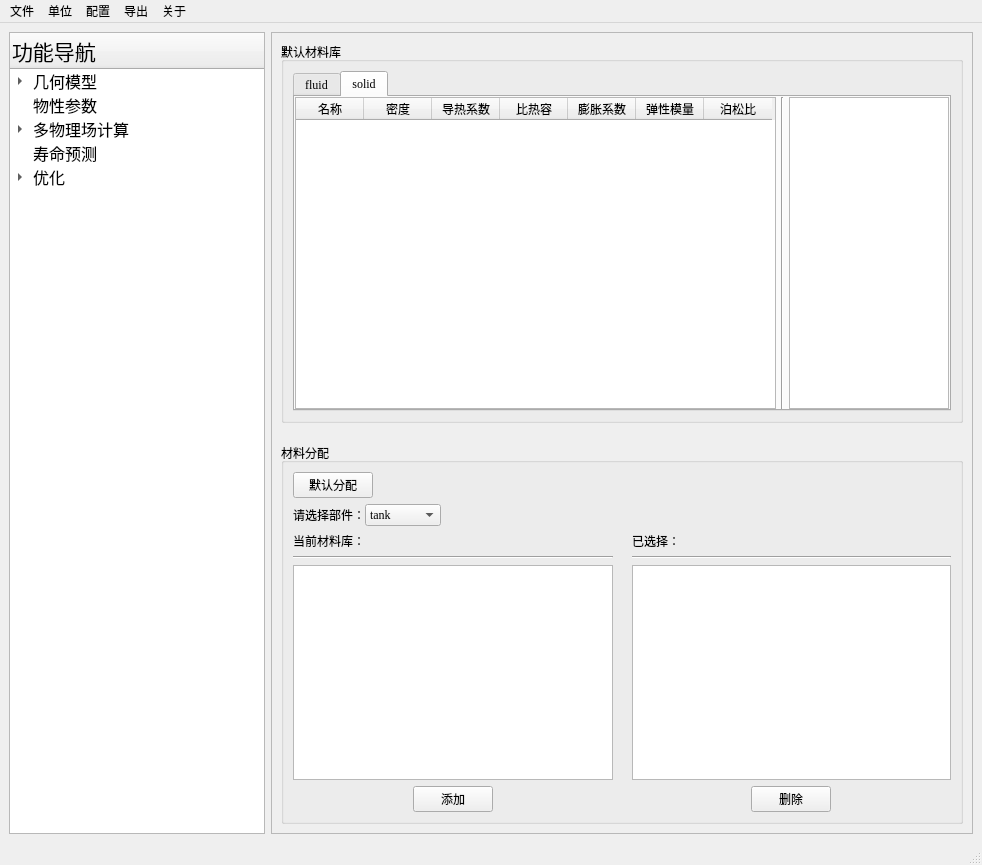
<?xml version="1.0" encoding="UTF-8"?>
<ui version="4.0">
 <class>MainWindow</class>
 <widget class="QMainWindow" name="MainWindow">
  <property name="geometry">
   <rect>
    <x>0</x>
    <y>0</y>
    <width>982</width>
    <height>865</height>
   </rect>
  </property>
  <property name="font">
   <font>
    <family>Times New Roman</family>
    <pointsize>9</pointsize>
   </font>
  </property>
  <property name="windowTitle">
   <string>多物理场计算、优化平台</string>
  </property>
  <property name="windowIcon">
   <iconset>
    <normaloff>resources/icons/geometry.xpm</normaloff>resources/icons/geometry.xpm</iconset>
  </property>
  <property name="tabShape">
   <enum>QTabWidget::Triangular</enum>
  </property>
  <widget class="QWidget" name="centralwidget">
   <layout class="QHBoxLayout" name="horizontalLayout">
    <item>
     <widget class="QTreeWidget" name="tree">
      <property name="sizePolicy">
       <sizepolicy hsizetype="Fixed" vsizetype="Expanding">
        <horstretch>0</horstretch>
        <verstretch>0</verstretch>
       </sizepolicy>
      </property>
      <property name="font">
       <font>
        <family>宋体</family>
        <pointsize>12</pointsize>
       </font>
      </property>
      <property name="mouseTracking">
       <bool>false</bool>
      </property>
      <column>
       <property name="text">
        <string>功能导航</string>
       </property>
       <property name="font">
        <font>
         <pointsize>16</pointsize>
        </font>
       </property>
       <property name="icon">
        <iconset>
         <normaloff>resources/icons/ansys_pdslogo.gif</normaloff>resources/icons/ansys_pdslogo.gif</iconset>
       </property>
      </column>
      <item>
       <property name="text">
        <string>几何模型</string>
       </property>
       <property name="icon">
        <iconset>
         <normaloff>resources/icons/geometry.xpm</normaloff>resources/icons/geometry.xpm</iconset>
       </property>
       <item>
        <property name="text">
         <string>罐体</string>
        </property>
        <property name="icon">
         <iconset>
          <normaloff>resources/icons/tank.png</normaloff>resources/icons/tank.png</iconset>
        </property>
       </item>
       <item>
        <property name="text">
         <string>保温层</string>
        </property>
        <property name="icon">
         <iconset>
          <normaloff>resources/icons/insulation.gif</normaloff>resources/icons/insulation.gif</iconset>
        </property>
       </item>
       <item>
        <property name="text">
         <string>地基</string>
        </property>
        <property name="icon">
         <iconset>
          <normaloff>resources/icons/base.png</normaloff>resources/icons/base.png</iconset>
        </property>
       </item>
      </item>
      <item>
       <property name="text">
        <string>物性参数</string>
       </property>
       <property name="icon">
        <iconset>
         <normaloff>resources/icons/select_mater35.gif</normaloff>resources/icons/select_mater35.gif</iconset>
       </property>
      </item>
      <item>
       <property name="text">
        <string>多物理场计算</string>
       </property>
       <property name="icon">
        <iconset>
         <normaloff>resources/icons/AnsysReportLogo.png</normaloff>resources/icons/AnsysReportLogo.png</iconset>
       </property>
       <item>
        <property name="text">
         <string>网格划分</string>
        </property>
        <property name="icon">
         <iconset>
          <normaloff>resources/icons/mesh.gif</normaloff>resources/icons/mesh.gif</iconset>
        </property>
       </item>
       <item>
        <property name="text">
         <string>物理模型</string>
        </property>
        <property name="icon">
         <iconset>
          <normaloff>resources/icons/temp_load.gif</normaloff>resources/icons/temp_load.gif</iconset>
        </property>
       </item>
       <item>
        <property name="text">
         <string>求解算法及其结果</string>
        </property>
        <property name="icon">
         <iconset>
          <normaloff>resources/icons/result.xpm</normaloff>resources/icons/result.xpm</iconset>
        </property>
       </item>
      </item>
      <item>
       <property name="text">
        <string>寿命预测</string>
       </property>
       <property name="icon">
        <iconset>
         <normaloff>resources/icons/PP_TimeStep35.gif</normaloff>resources/icons/PP_TimeStep35.gif</iconset>
       </property>
      </item>
      <item>
       <property name="text">
        <string>优化</string>
       </property>
       <property name="icon">
        <iconset>
         <normaloff>resources/icons/B_Snap48.gif</normaloff>resources/icons/B_Snap48.gif</iconset>
       </property>
       <item>
        <property name="text">
         <string>定义</string>
        </property>
        <property name="icon">
         <iconset>
          <normaloff>resources/icons/B_ExtendSplit35.gif</normaloff>resources/icons/B_ExtendSplit35.gif</iconset>
        </property>
       </item>
       <item>
        <property name="text">
         <string>优化结果</string>
        </property>
        <property name="icon">
         <iconset>
          <normaloff>resources/icons/B_Regen35.gif</normaloff>resources/icons/B_Regen35.gif</iconset>
        </property>
       </item>
      </item>
     </widget>
    </item>
    <item>
     <widget class="QStackedWidget" name="pages">
      <property name="sizePolicy">
       <sizepolicy hsizetype="Expanding" vsizetype="Expanding">
        <horstretch>0</horstretch>
        <verstretch>0</verstretch>
       </sizepolicy>
      </property>
      <property name="frameShape">
       <enum>QFrame::StyledPanel</enum>
      </property>
      <property name="frameShadow">
       <enum>QFrame::Plain</enum>
      </property>
      <property name="currentIndex">
       <number>3</number>
      </property>
      <widget class="QWidget" name="page_geo1"/>
      <widget class="QWidget" name="page_geo2"/>
      <widget class="QWidget" name="page_geo3"/>
      <widget class="QWidget" name="page_mat">
       <layout class="QVBoxLayout" name="verticalLayout_2">
        <property name="spacing">
         <number>20</number>
        </property>
        <item>
         <widget class="QGroupBox" name="groupBox">
          <property name="title">
           <string>默认材料库</string>
          </property>
          <layout class="QVBoxLayout" name="verticalLayout" stretch="0,0">
           <item>
            <widget class="QTabWidget" name="tab_mat">
             <property name="currentIndex">
              <number>1</number>
             </property>
             <widget class="QWidget" name="tab_fluid">
              <attribute name="title">
               <string>fluid</string>
              </attribute>
              <layout class="QHBoxLayout" name="horizontalLayout_5" stretch="6,0,2">
               <property name="spacing">
                <number>5</number>
               </property>
               <property name="leftMargin">
                <number>0</number>
               </property>
               <property name="topMargin">
                <number>0</number>
               </property>
               <property name="rightMargin">
                <number>0</number>
               </property>
               <property name="bottomMargin">
                <number>0</number>
               </property>
               <item>
                <widget class="QTableWidget" name="table_mat_fluid">
                 <property name="enabled">
                  <bool>true</bool>
                 </property>
                 <property name="sizePolicy">
                  <sizepolicy hsizetype="Expanding" vsizetype="Expanding">
                   <horstretch>0</horstretch>
                   <verstretch>0</verstretch>
                  </sizepolicy>
                 </property>
                 <property name="mouseTracking">
                  <bool>false</bool>
                 </property>
                 <property name="tabletTracking">
                  <bool>false</bool>
                 </property>
                 <property name="autoFillBackground">
                  <bool>false</bool>
                 </property>
                 <property name="editTriggers">
                  <set>QAbstractItemView::NoEditTriggers</set>
                 </property>
                 <property name="textElideMode">
                  <enum>Qt::ElideMiddle</enum>
                 </property>
                 <attribute name="horizontalHeaderVisible">
                  <bool>false</bool>
                 </attribute>
                 <attribute name="horizontalHeaderCascadingSectionResizes">
                  <bool>true</bool>
                 </attribute>
                 <attribute name="horizontalHeaderMinimumSectionSize">
                  <number>32</number>
                 </attribute>
                 <attribute name="horizontalHeaderDefaultSectionSize">
                  <number>95</number>
                 </attribute>
                 <attribute name="horizontalHeaderHighlightSections">
                  <bool>true</bool>
                 </attribute>
                 <attribute name="horizontalHeaderShowSortIndicator" stdset="0">
                  <bool>false</bool>
                 </attribute>
                 <attribute name="horizontalHeaderStretchLastSection">
                  <bool>false</bool>
                 </attribute>
                 <attribute name="verticalHeaderVisible">
                  <bool>false</bool>
                 </attribute>
                 <attribute name="verticalHeaderCascadingSectionResizes">
                  <bool>false</bool>
                 </attribute>
                 <attribute name="verticalHeaderDefaultSectionSize">
                  <number>22</number>
                 </attribute>
                 <attribute name="verticalHeaderHighlightSections">
                  <bool>true</bool>
                 </attribute>
                 <attribute name="verticalHeaderShowSortIndicator" stdset="0">
                  <bool>false</bool>
                 </attribute>
                 <attribute name="verticalHeaderStretchLastSection">
                  <bool>false</bool>
                 </attribute>
                 <column>
                  <property name="text">
                   <string>名称</string>
                  </property>
                 </column>
                 <column>
                  <property name="text">
                   <string notr="true">密度</string>
                  </property>
                  <property name="toolTip">
                   <string notr="true"/>
                  </property>
                  <property name="whatsThis">
                   <string/>
                  </property>
                  <property name="textAlignment">
                   <set>AlignCenter</set>
                  </property>
                 </column>
                 <column>
                  <property name="text">
                   <string>比热容</string>
                  </property>
                  <property name="textAlignment">
                   <set>AlignCenter</set>
                  </property>
                 </column>
                 <column>
                  <property name="text">
                   <string>导热系数</string>
                  </property>
                  <property name="textAlignment">
                   <set>AlignCenter</set>
                  </property>
                 </column>
                 <column>
                  <property name="text">
                   <string>动力粘度</string>
                  </property>
                  <property name="textAlignment">
                   <set>AlignCenter</set>
                  </property>
                 </column>
                </widget>
               </item>
               <item>
                <widget class="Line" name="line">
                 <property name="sizePolicy">
                  <sizepolicy hsizetype="Fixed" vsizetype="Minimum">
                   <horstretch>1</horstretch>
                   <verstretch>0</verstretch>
                  </sizepolicy>
                 </property>
                 <property name="orientation">
                  <enum>Qt::Vertical</enum>
                 </property>
                </widget>
               </item>
               <item>
                <widget class="QTableWidget" name="table_temp_fluid">
                 <property name="sizePolicy">
                  <sizepolicy hsizetype="Expanding" vsizetype="Expanding">
                   <horstretch>0</horstretch>
                   <verstretch>0</verstretch>
                  </sizepolicy>
                 </property>
                 <property name="editTriggers">
                  <set>QAbstractItemView::NoEditTriggers</set>
                 </property>
                 <attribute name="horizontalHeaderVisible">
                  <bool>false</bool>
                 </attribute>
                 <attribute name="horizontalHeaderMinimumSectionSize">
                  <number>32</number>
                 </attribute>
                 <attribute name="horizontalHeaderDefaultSectionSize">
                  <number>74</number>
                 </attribute>
                 <attribute name="horizontalHeaderShowSortIndicator" stdset="0">
                  <bool>false</bool>
                 </attribute>
                 <attribute name="horizontalHeaderStretchLastSection">
                  <bool>true</bool>
                 </attribute>
                 <attribute name="verticalHeaderVisible">
                  <bool>false</bool>
                 </attribute>
                 <attribute name="verticalHeaderDefaultSectionSize">
                  <number>22</number>
                 </attribute>
                 <attribute name="verticalHeaderStretchLastSection">
                  <bool>false</bool>
                 </attribute>
                 <column>
                  <property name="text">
                   <string>温度</string>
                  </property>
                 </column>
                 <column>
                  <property name="text">
                   <string>大小</string>
                  </property>
                 </column>
                </widget>
               </item>
              </layout>
             </widget>
             <widget class="QWidget" name="tab_solid">
              <attribute name="title">
               <string>solid</string>
              </attribute>
              <layout class="QHBoxLayout" name="horizontalLayout_6" stretch="6,0,2">
               <property name="spacing">
                <number>5</number>
               </property>
               <property name="leftMargin">
                <number>0</number>
               </property>
               <property name="topMargin">
                <number>0</number>
               </property>
               <property name="rightMargin">
                <number>0</number>
               </property>
               <property name="bottomMargin">
                <number>0</number>
               </property>
               <item>
                <widget class="QTableWidget" name="table_mat_solid">
                 <property name="enabled">
                  <bool>true</bool>
                 </property>
                 <property name="mouseTracking">
                  <bool>false</bool>
                 </property>
                 <property name="tabletTracking">
                  <bool>false</bool>
                 </property>
                 <property name="editTriggers">
                  <set>QAbstractItemView::NoEditTriggers</set>
                 </property>
                 <property name="textElideMode">
                  <enum>Qt::ElideMiddle</enum>
                 </property>
                 <attribute name="horizontalHeaderCascadingSectionResizes">
                  <bool>false</bool>
                 </attribute>
                 <attribute name="horizontalHeaderMinimumSectionSize">
                  <number>32</number>
                 </attribute>
                 <attribute name="horizontalHeaderDefaultSectionSize">
                  <number>68</number>
                 </attribute>
                 <attribute name="horizontalHeaderHighlightSections">
                  <bool>true</bool>
                 </attribute>
                 <attribute name="horizontalHeaderShowSortIndicator" stdset="0">
                  <bool>false</bool>
                 </attribute>
                 <attribute name="horizontalHeaderStretchLastSection">
                  <bool>false</bool>
                 </attribute>
                 <attribute name="verticalHeaderVisible">
                  <bool>false</bool>
                 </attribute>
                 <attribute name="verticalHeaderCascadingSectionResizes">
                  <bool>false</bool>
                 </attribute>
                 <attribute name="verticalHeaderDefaultSectionSize">
                  <number>22</number>
                 </attribute>
                 <attribute name="verticalHeaderHighlightSections">
                  <bool>true</bool>
                 </attribute>
                 <attribute name="verticalHeaderShowSortIndicator" stdset="0">
                  <bool>false</bool>
                 </attribute>
                 <attribute name="verticalHeaderStretchLastSection">
                  <bool>false</bool>
                 </attribute>
                 <column>
                  <property name="text">
                   <string>名称</string>
                  </property>
                 </column>
                 <column>
                  <property name="text">
                   <string notr="true">密度</string>
                  </property>
                  <property name="toolTip">
                   <string notr="true"/>
                  </property>
                  <property name="whatsThis">
                   <string/>
                  </property>
                  <property name="textAlignment">
                   <set>AlignCenter</set>
                  </property>
                 </column>
                 <column>
                  <property name="text">
                   <string>导热系数</string>
                  </property>
                  <property name="textAlignment">
                   <set>AlignCenter</set>
                  </property>
                 </column>
                 <column>
                  <property name="text">
                   <string>比热容</string>
                  </property>
                  <property name="textAlignment">
                   <set>AlignCenter</set>
                  </property>
                 </column>
                 <column>
                  <property name="text">
                   <string>膨胀系数</string>
                  </property>
                  <property name="textAlignment">
                   <set>AlignCenter</set>
                  </property>
                 </column>
                 <column>
                  <property name="text">
                   <string>弹性模量</string>
                  </property>
                  <property name="textAlignment">
                   <set>AlignCenter</set>
                  </property>
                 </column>
                 <column>
                  <property name="text">
                   <string>泊松比</string>
                  </property>
                  <property name="textAlignment">
                   <set>AlignCenter</set>
                  </property>
                 </column>
                </widget>
               </item>
               <item>
                <widget class="Line" name="line_2">
                 <property name="orientation">
                  <enum>Qt::Vertical</enum>
                 </property>
                </widget>
               </item>
               <item>
                <widget class="QTableWidget" name="table_temp_solid">
                 <property name="editTriggers">
                  <set>QAbstractItemView::NoEditTriggers</set>
                 </property>
                 <attribute name="horizontalHeaderVisible">
                  <bool>false</bool>
                 </attribute>
                 <attribute name="horizontalHeaderMinimumSectionSize">
                  <number>32</number>
                 </attribute>
                 <attribute name="horizontalHeaderDefaultSectionSize">
                  <number>74</number>
                 </attribute>
                 <attribute name="horizontalHeaderShowSortIndicator" stdset="0">
                  <bool>false</bool>
                 </attribute>
                 <attribute name="horizontalHeaderStretchLastSection">
                  <bool>true</bool>
                 </attribute>
                 <attribute name="verticalHeaderVisible">
                  <bool>false</bool>
                 </attribute>
                 <attribute name="verticalHeaderDefaultSectionSize">
                  <number>22</number>
                 </attribute>
                 <attribute name="verticalHeaderStretchLastSection">
                  <bool>false</bool>
                 </attribute>
                 <column>
                  <property name="text">
                   <string>温度</string>
                  </property>
                 </column>
                 <column>
                  <property name="text">
                   <string>大小</string>
                  </property>
                 </column>
                </widget>
               </item>
              </layout>
             </widget>
            </widget>
           </item>
           <item>
            <layout class="QHBoxLayout" name="horizontalLayout_3"/>
           </item>
          </layout>
         </widget>
        </item>
        <item>
         <widget class="QGroupBox" name="groupBox_3">
          <property name="title">
           <string>材料分配</string>
          </property>
          <layout class="QVBoxLayout" name="verticalLayout_8">
           <item>
            <widget class="QPushButton" name="button_mat_appoint_default">
             <property name="sizePolicy">
              <sizepolicy hsizetype="Fixed" vsizetype="Fixed">
               <horstretch>0</horstretch>
               <verstretch>0</verstretch>
              </sizepolicy>
             </property>
             <property name="text">
              <string>默认分配</string>
             </property>
            </widget>
           </item>
           <item>
            <layout class="QHBoxLayout" name="horizontalLayout_7">
             <property name="spacing">
              <number>0</number>
             </property>
             <item>
              <widget class="QLabel" name="label_5">
               <property name="sizePolicy">
                <sizepolicy hsizetype="Minimum" vsizetype="Fixed">
                 <horstretch>0</horstretch>
                 <verstretch>0</verstretch>
                </sizepolicy>
               </property>
               <property name="text">
                <string>请选择部件：</string>
               </property>
              </widget>
             </item>
             <item>
              <widget class="QComboBox" name="part_choice">
               <property name="sizePolicy">
                <sizepolicy hsizetype="Minimum" vsizetype="Fixed">
                 <horstretch>0</horstretch>
                 <verstretch>0</verstretch>
                </sizepolicy>
               </property>
               <item>
                <property name="text">
                 <string>tank</string>
                </property>
               </item>
               <item>
                <property name="text">
                 <string>insulation</string>
                </property>
               </item>
               <item>
                <property name="text">
                 <string>base1</string>
                </property>
               </item>
               <item>
                <property name="text">
                 <string>base2</string>
                </property>
               </item>
              </widget>
             </item>
             <item>
              <spacer name="horizontalSpacer">
               <property name="orientation">
                <enum>Qt::Horizontal</enum>
               </property>
               <property name="sizeHint" stdset="0">
                <size>
                 <width>40</width>
                 <height>20</height>
                </size>
               </property>
              </spacer>
             </item>
            </layout>
           </item>
           <item>
            <layout class="QHBoxLayout" name="horizontalLayout_10">
             <item>
              <layout class="QVBoxLayout" name="verticalLayout_4">
               <item>
                <widget class="QLabel" name="label_6">
                 <property name="text">
                  <string>当前材料库：</string>
                 </property>
                </widget>
               </item>
               <item>
                <widget class="Line" name="line_3">
                 <property name="orientation">
                  <enum>Qt::Horizontal</enum>
                 </property>
                </widget>
               </item>
               <item>
                <widget class="QListWidget" name="mat_all_list"/>
               </item>
               <item>
                <layout class="QHBoxLayout" name="horizontalLayout_8">
                 <item>
                  <widget class="QPushButton" name="button_mat_appoint">
                   <property name="sizePolicy">
                    <sizepolicy hsizetype="Fixed" vsizetype="Fixed">
                     <horstretch>0</horstretch>
                     <verstretch>0</verstretch>
                    </sizepolicy>
                   </property>
                   <property name="text">
                    <string>添加</string>
                   </property>
                  </widget>
                 </item>
                </layout>
               </item>
              </layout>
             </item>
             <item>
              <widget class="QLabel" name="label_8">
               <property name="text">
                <string/>
               </property>
               <property name="pixmap">
                <pixmap>resources/icons/ArrowRight.png</pixmap>
               </property>
              </widget>
             </item>
             <item>
              <layout class="QVBoxLayout" name="verticalLayout_7">
               <item>
                <widget class="QLabel" name="label_7">
                 <property name="text">
                  <string>已选择：</string>
                 </property>
                </widget>
               </item>
               <item>
                <widget class="Line" name="line_4">
                 <property name="orientation">
                  <enum>Qt::Horizontal</enum>
                 </property>
                </widget>
               </item>
               <item>
                <widget class="QListWidget" name="mat_appoint_list"/>
               </item>
               <item>
                <layout class="QHBoxLayout" name="horizontalLayout_9">
                 <item>
                  <widget class="QPushButton" name="button_mat_del">
                   <property name="sizePolicy">
                    <sizepolicy hsizetype="Fixed" vsizetype="Fixed">
                     <horstretch>0</horstretch>
                     <verstretch>0</verstretch>
                    </sizepolicy>
                   </property>
                   <property name="text">
                    <string>删除</string>
                   </property>
                  </widget>
                 </item>
                </layout>
               </item>
              </layout>
             </item>
            </layout>
           </item>
          </layout>
         </widget>
        </item>
       </layout>
      </widget>
      <widget class="QWidget" name="page_simulation"/>
      <widget class="QWidget" name="page_predict"/>
      <widget class="QWidget" name="page_optimize1"/>
      <widget class="QWidget" name="page_optimize2"/>
     </widget>
    </item>
   </layout>
  </widget>
  <widget class="QMenuBar" name="menubar">
   <property name="geometry">
    <rect>
     <x>0</x>
     <y>0</y>
     <width>982</width>
     <height>20</height>
    </rect>
   </property>
   <widget class="QMenu" name="menu">
    <property name="title">
     <string>文件</string>
    </property>
   </widget>
   <widget class="QMenu" name="menu_2">
    <property name="title">
     <string>单位</string>
    </property>
    <addaction name="actionSI"/>
    <addaction name="actionMetric"/>
   </widget>
   <widget class="QMenu" name="menu_3">
    <property name="title">
     <string>配置</string>
    </property>
   </widget>
   <widget class="QMenu" name="menu_4">
    <property name="title">
     <string>导出</string>
    </property>
   </widget>
   <widget class="QMenu" name="menu_5">
    <property name="title">
     <string>关于</string>
    </property>
   </widget>
   <addaction name="menu"/>
   <addaction name="menu_2"/>
   <addaction name="menu_3"/>
   <addaction name="menu_4"/>
   <addaction name="menu_5"/>
  </widget>
  <widget class="QStatusBar" name="statusbar"/>
  <action name="actionSI">
   <property name="text">
    <string>SI(kg,m,s,K,A,N,V)</string>
   </property>
  </action>
  <action name="actionMetric">
   <property name="text">
    <string>Metric(kg,m,s,°C,A,N,V)</string>
   </property>
  </action>
 </widget>
 <resources/>
 <connections/>
</ui>
